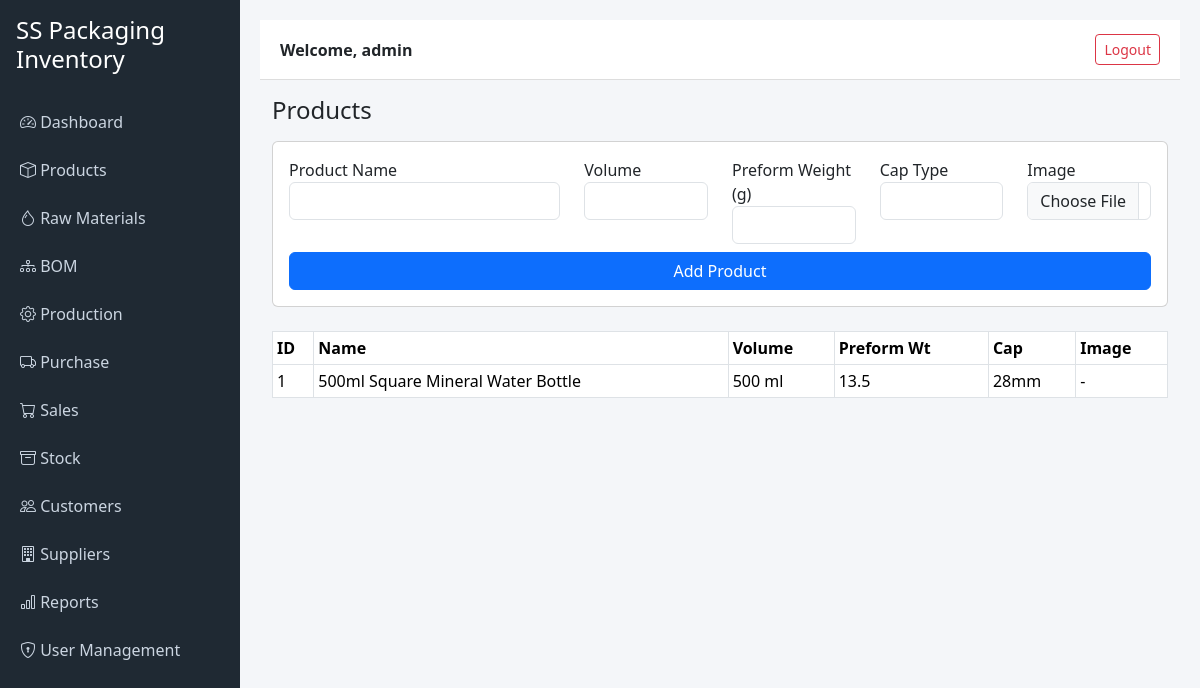
Before: /products (signed in) with the older database file.
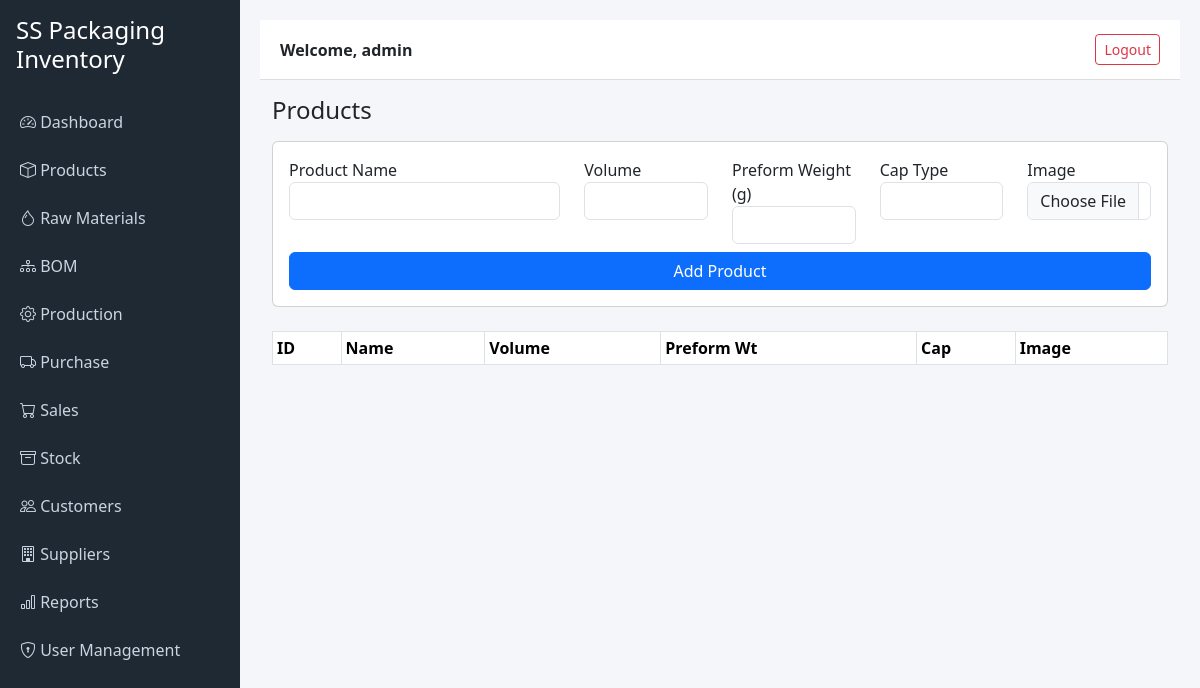
After: the same page with the newer database file.
### tables this page shows
CREATE TABLE products (
    id INTEGER PRIMARY KEY AUTOINCREMENT,
    name TEXT NOT NULL,
    volume TEXT,
    preform_weight REAL,
    cap_type TEXT,
    image_path TEXT
);

### app.py (the view, shortened to what this page needs)
@app.route("/products", methods=["GET", "POST"])
@login_required(role=["admin", "data_entry"])
def products():
    conn = get_db_connection()
    products = conn.execute("SELECT * FROM products").fetchall()
    conn.close()
    return render_template("products.html", products=products)

### app.py (called while the page is built)
def get_db_connection():
    base_dir = os.path.dirname(os.path.abspath(__file__))
    db_path = os.path.join(base_dir, "inventory.db")
    conn = sqlite3.connect(db_path)
    conn.row_factory = sqlite3.Row
    return conn

def login_required(role=None):
    def wrapper(f):
        @wraps(f)
        def decorated_function(*args, **kwargs):
            if "user_id" not in session:
                return redirect("/login")
            if role:
                user_role = session.get("role")
                if isinstance(role, list):
                    if user_role not in role:
                        return "Access Denied", 403
                else:
                    if user_role != role:
                        return "Access Denied", 403
            return f(*args, **kwargs)
        return decorated_function
    return wrapper

### templates/products.html
{% extends "base.html" %}
{% block content %}
<h4 class="mb-3">Products</h4>
<form method="post" enctype="multipart/form-data" class="card p-3 mb-4">
    <div class="row mb-2">
        <div class="col-md-4">
            <label>Product Name</label>
            <input type="text" name="name" class="form-control" required>
        </div>
        <div class="col-md-2">
            <label>Volume</label>
            <input type="text" name="volume" class="form-control">
        </div>
        <div class="col-md-2">
            <label>Preform Weight (g)</label>
            <input type="number" step="0.001" name="preform_weight" class="form-control">
        </div>
        <div class="col-md-2">
            <label>Cap Type</label>
            <input type="text" name="cap_type" class="form-control">
        </div>
        <div class="col-md-2">
            <label>Image</label>
            <input type="file" name="image" class="form-control">
        </div>
    </div>
    <button class="btn btn-primary">Add Product</button>
</form>
<table class="table table-bordered table-sm">
    <tr>
        <th>ID</th>
        <th>Name</th>
        <th>Volume</th>
        <th>Preform Wt</th>
        <th>Cap</th>
        <th>Image</th>
    </tr>
    {% for p in products %}
    <tr>
        <td>{{ p.id }}</td>
        <td>{{ p.name }}</td>
        <td>{{ p.volume }}</td>
        <td>{{ p.preform_weight }}</td>
        <td>{{ p.cap_type }}</td>
        <td>
            {% if p.image_path %}
                <a href="/{{ p.image_path }}" target="_blank">View</a>
            {% else %}
                -
            {% endif %}
        </td>
    </tr>
    {% endfor %}
</table>
{% endblock %}

Changed rows visible on the page:
removed products: id "1", name "500ml Square Mineral Water Bottle", volume "500 ml", preform_weight "13.5", cap_type "28mm"
